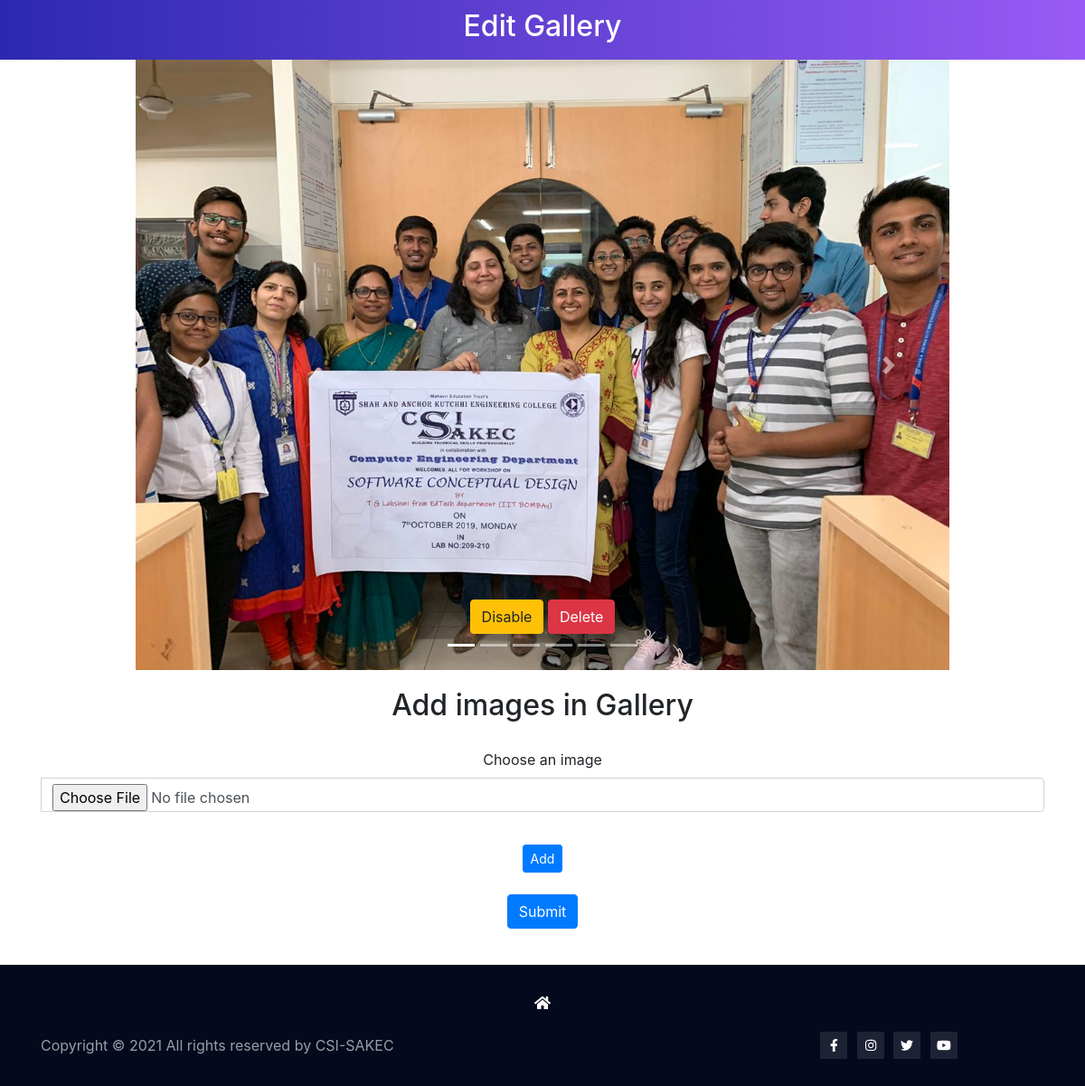
The app's page /Gallery_Images/photo.php, older data.
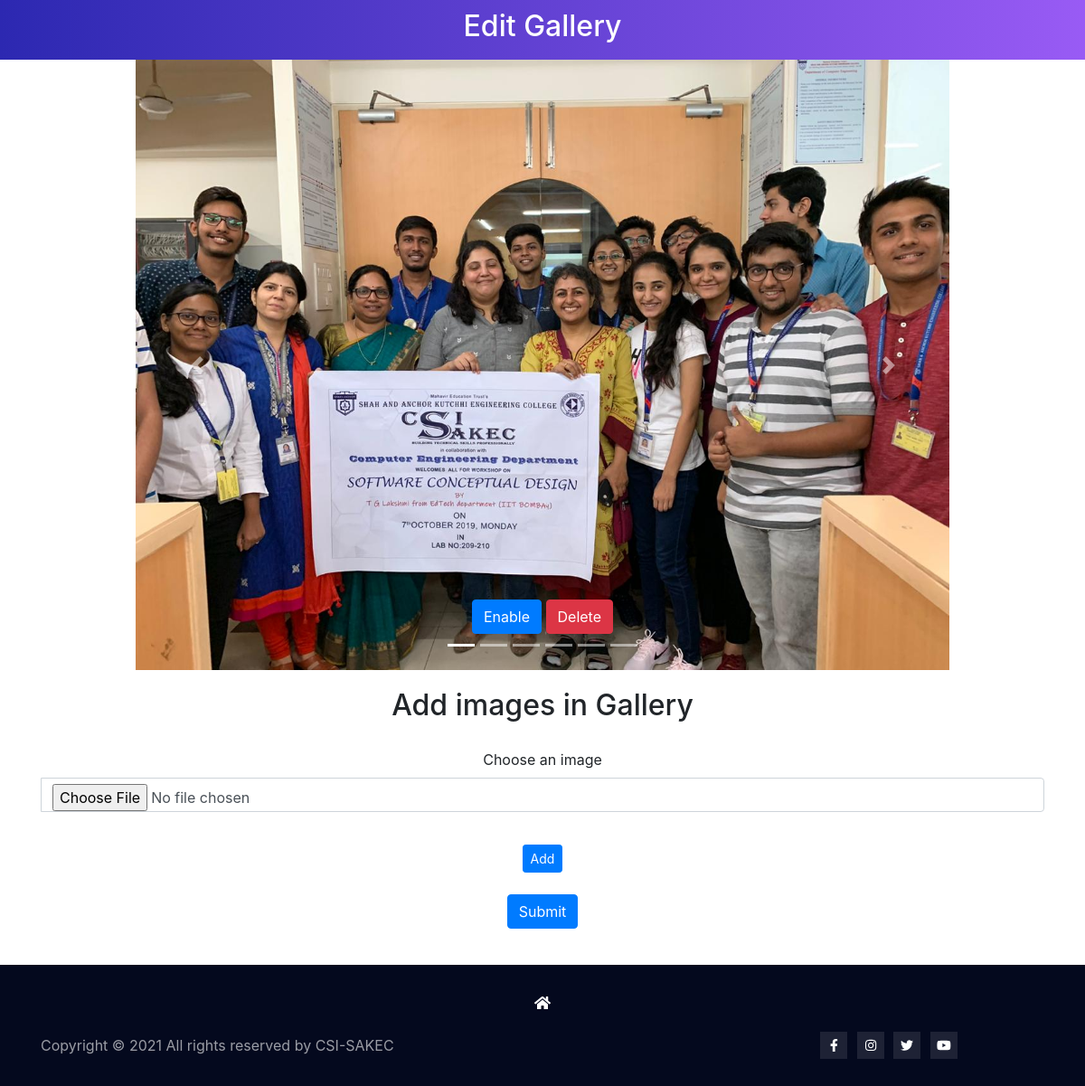
The same page, newer data.
### tables this page shows
CREATE TABLE `csi_gallery` (
  `id` int(11) NOT NULL,
  `image` text NOT NULL,
  `status` tinyint(1) NOT NULL
);

### Gallery_Images/photo.php (the view, shortened to what this page needs)
<!DOCTYPE html>
<html lang="en">
<head>
    <link rel="stylesheet" href="../plugins/bootstrap-4.6.0-dist/css/bootstrap.min.css">
    <link rel="stylesheet" href="xyz.css?v=<?php echo time(); ?>">
    <?php
    require_once "../config.php";
    ?>
</head>
<body>
    <header>
        <h2 class="text-center">Edit Gallery </h2>
    </header>
    <div class="w-75 mx-auto">
        <div id="carouselExampleIndicators" class="carousel slide" data-ride="carousel" >
            <ol class="carousel-indicators">
            <?php
                $gallerysql = "SELECT * FROM `csi_gallery`";
                $gallerysqlstmt = mysqli_query($conn, $gallerysql);
                $number_of_images_gallery = mysqli_num_rows($gallerysqlstmt);
                for ($j = 0; $j < $number_of_images_gallery;$j++) {
            ?>
                <li data-target="#carouselExampleIndicators" data-slide-to="<?php echo $j; ?>" <?php if($j==0){echo 'class="active"';} ?>></li>
            <?php
                }
            ?>
            <li data-target="#carouselExampleIndicators" data-slide-to="<?php echo $number_of_images_gallery; ?>" <?php if($number_of_images_gallery==0){echo 'class="active"';} ?>></li>
            </ol>
            <div class="carousel-inner">
            <?php
                for ($i = 0; $i < $number_of_images_gallery; $i++) {
                    $row = mysqli_fetch_assoc($gallerysqlstmt);
            ?>
                <div class="carousel-item <?php if($i==0){echo "active";} ?>">
                    <img class="d-block w-100" src="<?php echo $row['image']; ?>" alt="no image">
                    <div class="carousel-caption d-none d-md-block">
                        <div id="photoStatus_<?php echo $row['id']; ?>" class="d-inline">
                        <?php
                        if($row['status']==1){
                        ?>
                            <button name='disablePhoto' value='<?php echo $row['id']; ?>' class='btn btn-warning'>Disable</button>
                        <?php
                        }else{
                        ?>
                            <button name='enablePhoto' value='<?php echo $row['id']; ?>' class='btn btn-primary'>Enable</button>
                        <?php
                        }
                        ?>
                        </div>
                        <button type='submit' name="deletePhoto" value='<?php echo $row['id']; ?>' class='btn btn-danger'>Delete</button>
                    </div>
                </div>
            <?php
                }
            ?>
            </div>
            <a class="carousel-control-prev" href="#carouselExampleIndicators" role="button" data-slide="prev">
                <span class="carousel-control-prev-icon" aria-hidden="true"></span>
            </a>
            <a class="carousel-control-next" href="#carouselExampleIndicators" role="button" data-slide="next">
                <span class="carousel-control-next-icon" aria-hidden="true"></span>
            </a>
        </div>
    </div>
    <div class="spacer" style="height:20px;"></div>
    <h2 class="text-center">Add images in Gallery </h2>
    <div class="spacer" style="height:20px;"></div>
    <div class="container text-center">
        <form action="<?php echo htmlspecialchars($_SERVER["PHP_SELF"]); ?>" method="POST" enctype="multipart/form-data">
            <label class="form-label" for="customFile">Choose an image</label>
            <div class="form-group">
                <div class="input-group phone-input">
                    <input name="image1" type="file" class="form-control" id="customFile" required />
                </div>
            </div>
            <div class="spacer" style="height:20px;"></div>
            <button class="btn btn-primary btn-sm btn-add-phone">Add</button> <br> <br>
            <button class="btn btn-primary" name="insert" value="submit">Submit</button>
        </form>
    </div>
    <div class="spacer" style="height:40px;"></div>
    <section id="contact">
        <footer class="footer-area p_60">
            <div class="container">
                <div class="text-center  footer-social"><a href="../index.php" class="text-white"><i class="fas fa-home"></i></a></div>
                <div class="row footer-bottom d-flex justify-content-between align-items-center">
                    <p class="col-lg-8 col-md-8 footer-text m-0">
                        Copyright © <script>document.write(new Date().getFullYear());</script> All rights reserved by CSI-SAKEC
                    </p>
                    <div class="col-lg-4 col-md-4 footer-social">
                        <a href="https://www.facebook.com/csisakec/photos"><i class="fab fa-facebook-f"></i></a>
                        <a href="https://www.instagram.com/csi.sakec/?utm_medium=copy_link"><i class="fab fa-instagram"></i></a>
                        <a href="https://twitter.com/sakectweets?lang=en"><i class="fab fa-twitter"></i></a>
                        <a href="https://www.youtube.com/c/SAKECYouTubeChannel"><i class="fab fa-youtube"></i></a>
                    </div>
                </div>
            </div>
        </footer>
    </section>
</body>
</html>

### Gallery_Images/xyz.css (style rules this page uses)
header { color:white; background-image: -webkit-linear-gradient(left, #2c28b1 0%, #9b5cf6 51%, #2c28b1 100%); background-image: -o-linear-gradient(left, #2c28b1 0%, #9b5cf6 51%, #2c28b1 100%); background-image: linear-gradient(to right, #2c28b1 0%, #9b5cf6 51%, #2c28b1 100%); background-size: 200% auto; padding: 10px; }
.footer-area { background: #04091e; }
.footer-bottom { padding-top: 20px; }
.footer-bottom .footer-text { color: #fff; opacity: .6; }
.m-0 { margin: 0 !important; }
.footer-bottom .footer-social { text-align: center; }
.footer-bottom .footer-social a { font-size: 14px; line-height: 30px; color: #fff; margin-left: 6px; -webkit-transition: all 0.3s linear; -o-transition: all 0.3s linear; transition: all 0.3s linear; background: #1e2235; height: 30px; width: 30px; text-align: center; display: inline-block; -webkit-transition: all 300ms linear 0s; -o-transition: all 300ms linear 0s; transition: all 300ms linear 0s; }
.p_60 { padding-top: 30px; padding-bottom: 30px; }

Row changes from the older to the newer data that the page shows:
changed csi_gallery: status "Disable" → "Enable"
